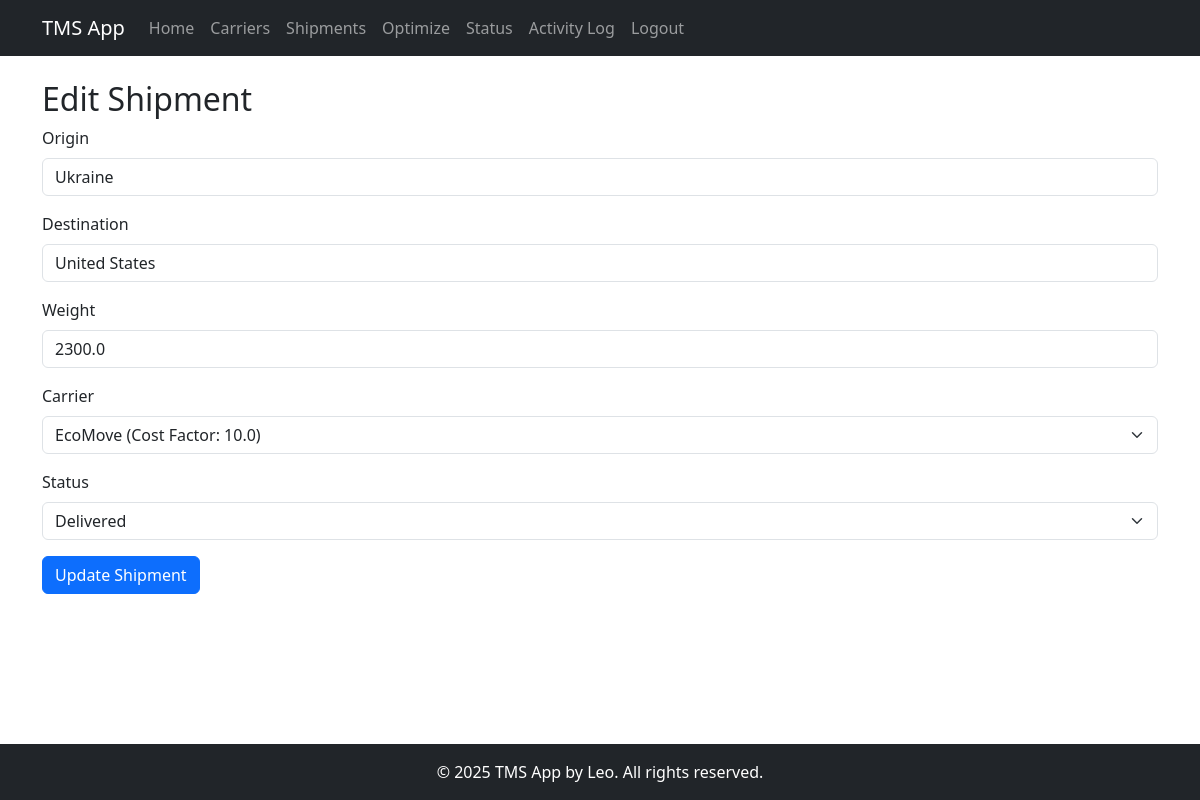
Page /edit_shipment/3 (signed in) on the committed database.
### app/models.py (models this page shows, shortened)
class Shipment(db.Model):
    id = db.Column(db.Integer, primary_key=True)
    origin = db.Column(db.String(128))
    destination = db.Column(db.String(128))
    weight = db.Column(db.Float)
    carrier_id = db.Column(db.Integer, db.ForeignKey('carrier.id'))
    status = db.Column(db.String(64), default='Pending')  # New field for shipment status

class Carrier(db.Model):
    id = db.Column(db.Integer, primary_key=True)
    name = db.Column(db.String(64), index=True, unique=True)
    cost_factor = db.Column(db.Float, default=1.0)  # Lower is better for optimization

### app/routes.py (the view, shortened to what this page needs)
@bp.route('/edit_shipment/<int:shipment_id>', methods=['GET', 'POST'])
@login_required
def edit_shipment(shipment_id):
    if current_user.role != 'admin':
        flash('Access denied. Only admins can perform this action.', 'error')
        return redirect(url_for('routes.shipments'))
    shipment = Shipment.query.get_or_404(shipment_id)
    carriers = Carrier.query.all()
    return render_template('edit_shipment.html', shipment=shipment, carriers=carriers)

### app/__init__.py (called while the page is built)
@login.user_loader
def load_user(user_id):
    return User.query.get(int(user_id))

### app/templates/edit_shipment.html (shortened to what this page needs)
{% extends "base.html" %}
{% block content %}
<h2>Edit Shipment</h2>
<form method="post">
    <div class="mb-3">
        <label for="origin" class="form-label">Origin</label>
        <input type="text" class="form-control" id="origin" name="origin" value="{{ shipment.origin }}" required>
    </div>
    <div class="mb-3">
        <label for="destination" class="form-label">Destination</label>
        <input type="text" class="form-control" id="destination" name="destination" value="{{ shipment.destination }}" required>
    </div>
    <div class="mb-3">
        <label for="weight" class="form-label">Weight</label>
        <input type="number" step="any" class="form-control" id="weight" name="weight" value="{{ shipment.weight }}" required>
    </div>
    <div class="mb-3">
        <label for="carrier_id" class="form-label">Carrier</label>
        <select class="form-select" id="carrier_id" name="carrier_id" required>
            {% for carrier in carriers %}
                <option value="{{ carrier.id }}" {% if carrier.id == shipment.carrier_id %}selected{% endif %}>
                    {{ carrier.name }} (Cost Factor: {{ carrier.cost_factor }})
                </option>
            {% endfor %}
        </select>
    </div>
    <div class="mb-3">
        <label for="status" class="form-label">Status</label>
        <select class="form-select" id="status" name="status">
            <option value="Delivered" {% if shipment.status == "Delivered" %}selected{% endif %}>Delivered</option>
        </select>
    </div>
    <button type="submit" class="btn btn-primary">Update Shipment</button>
</form>
{% endblock %}

### app/templates/base.html (style rules this page uses)
html, body { height: 100%; margin: 0; }
body { display: flex; flex-direction: column; }

### rows in the picture
Shipment: origin "Ukraine", destination "United States", weight "2300.0", carrier_id "EcoMove (Cost Factor: 10.0)", status "Delivered"
